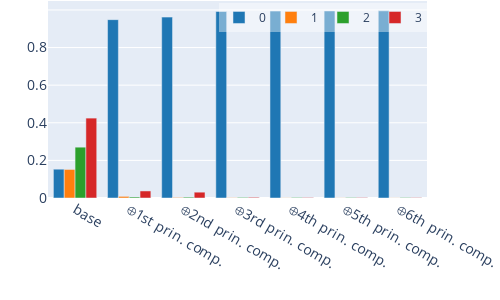

Here is the notebook cell this chart was saved with:
### Code cell
fig = explainer.shapley_histogram_from_base_to_pred(figheight=300)

### Figure 1 — Plotly figure (JSON) as saved in the notebook; plotly's stock layout.template omitted (floating-point values rounded to 4 significant figures)
{"data": [{"name": "0", "orientation": "v", "type": "bar", "x": ["base", "⊕1st prin. comp.", "⊕2nd prin. comp.", "⊕3rd prin. comp.", "⊕4th prin. comp.", "⊕5th prin. comp.", "⊕6th prin. comp."], "y": [0.1532, 0.9485, 0.9618, 0.9917, 0.9938, 0.9945, 0.9952]}, {"name": "1", "orientation": "v", "type": "bar", "x": ["base", "⊕1st prin. comp.", "⊕2nd prin. comp.", "⊕3rd prin. comp.", "⊕4th prin. comp.", "⊕5th prin. comp.", "⊕6th prin. comp."], "y": [0.1517, 0.008618, 0.002853, 0.001347, 0.0009226, 0.0007679, 0.0006171]}, {"name": "2", "orientation": "v", "type": "bar", "x": ["base", "⊕1st prin. comp.", "⊕2nd prin. comp.", "⊕3rd prin. comp.", "⊕4th prin. comp.", "⊕5th prin. comp.", "⊕6th prin. comp."], "y": [0.2702, 0.005443, 0.004392, 0.003182, 0.002809, 0.002597, 0.002363]}, {"name": "3", "orientation": "v", "type": "bar", "x": ["base", "⊕1st prin. comp.", "⊕2nd prin. comp.", "⊕3rd prin. comp.", "⊕4th prin. comp.", "⊕5th prin. comp.", "⊕6th prin. comp."], "y": [0.4249, 0.03746, 0.03093, 0.003741, 0.002485, 0.002156, 0.001835]}], "layout": {"autosize": false, "bargroupgap": 0, "barmode": "group", "colorway": ["#1F77B4", "#FF7F0E", "#2CA02C", "#D62728", "#9467BD", "#8C564B", "#E377C2", "#7F7F7F", "#BCBD22", "#17BECF"], "font": {"size": 14}, "height": 300, "legend": {"bgcolor": "rgba(255,255,255,0.4)", "font": {"size": 12}, "orientation": "h", "x": 1, "xanchor": "right", "y": 0.99, "yanchor": "top"}, "margin": {"b": 0, "l": 0, "r": 0, "t": 0}, "width": 500, "xaxis": {"autorange": true, "range": [-0.5, 6.5], "title": {"text": ""}, "type": "category"}, "yaxis": {"autorange": true, "range": [0, 1.048], "title": {"text": ""}, "type": "linear"}}}
